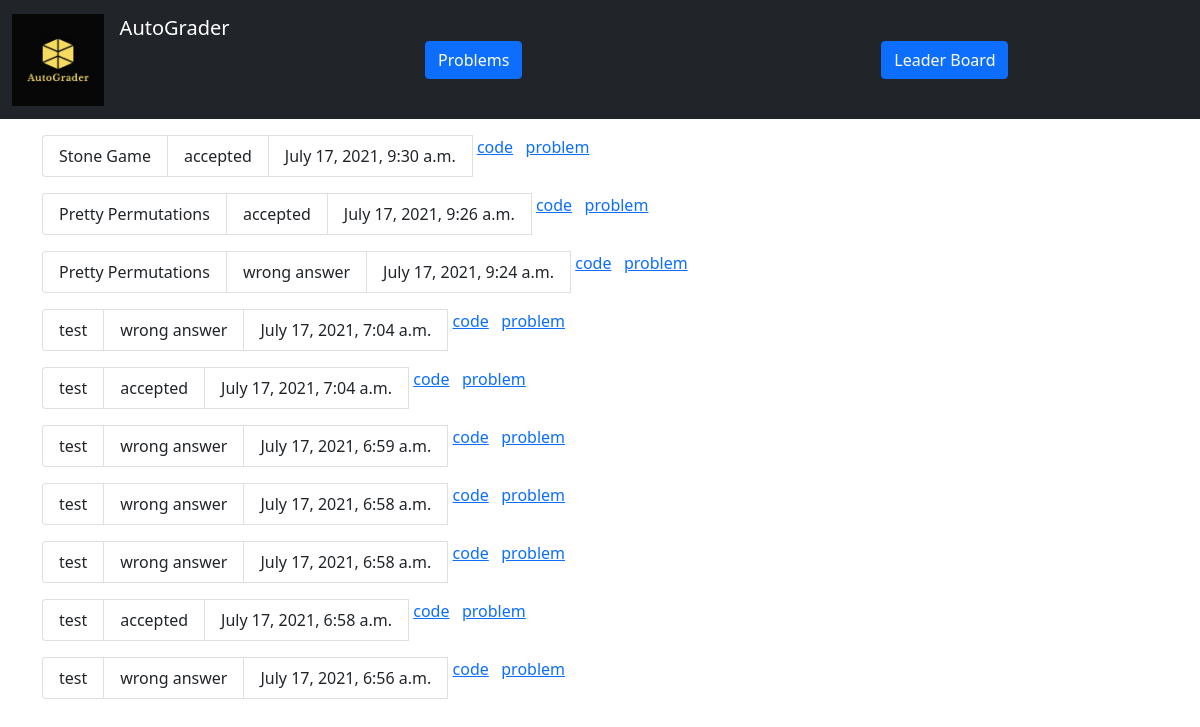
The page /leaderboard on the database as committed earlier.
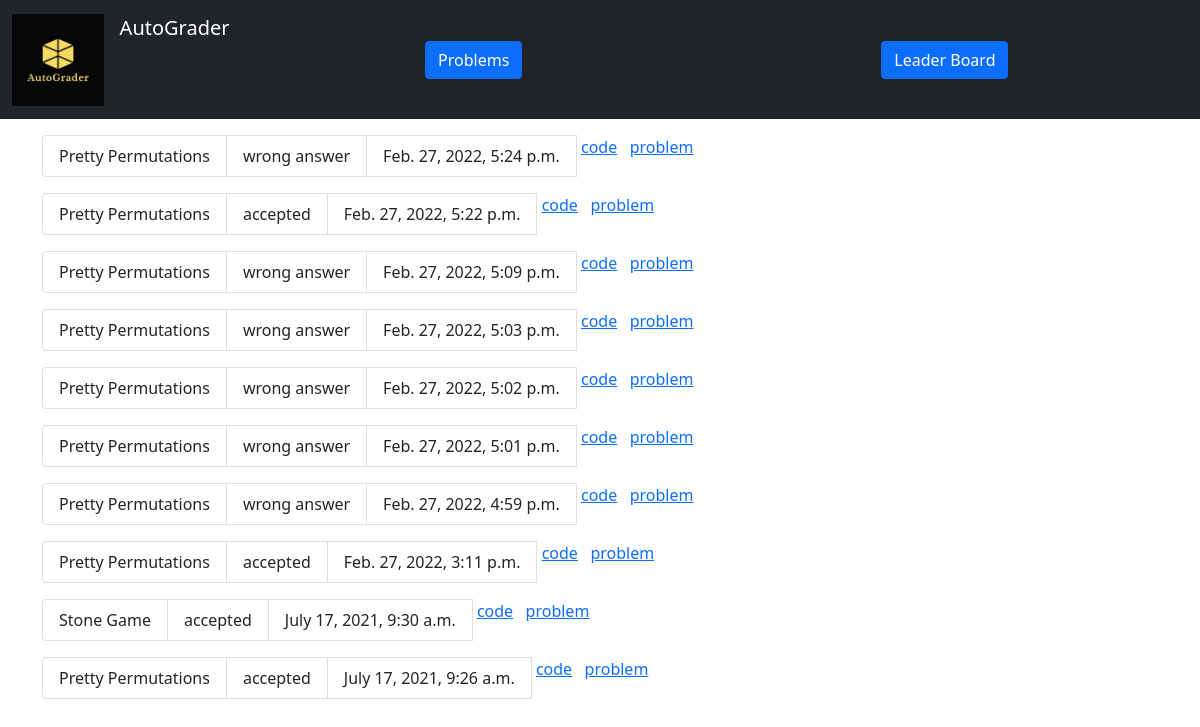
The same page on the database as committed later.
### home/models.py (models this page shows, shortened)
class Submission(models.Model):
    question_id = models.IntegerField()
    name = models.CharField(default="", max_length=100)
    code = models.TextField()
    verdict = models.CharField(max_length=12)
    datetime = models.DateTimeField(auto_now_add=True, blank=True)

### home/views.py (the view)
# urls.py: path('leaderboard', views.LeaderBoard, name='leaderboard')
def LeaderBoard(request):
    arr = Submission.objects.all()
    latest = []
    for i in reversed(arr):
        latest.append(i)
        if(len(latest) == 10):
            break
    context = {
        "results": latest
    }
    return render(request, 'leaderboard.html', context)

### templates/leaderboard.html (shortened to what this page needs)
{% extends 'base.html' %} {%block title%}Home{%endblock title%} {%block body%}
{% for i in results %}
<div class="container m-3 mx-auto">
  <ul class="list-group list-group-horizontal">
    <li class="list-group-item">{{i.name}}</li>
    <li class="list-group-item">{{i.verdict}}</li>
    <li class="list-group-item">{{i.datetime}}</li>
    <a href="">code</a>
    <a href={% url 'problem' id=i.question_id %}>problem</a>
  </ul>
</div>
{% endfor %} {%endblock body%}

Rows that differ between the two databases and show on the page:
no longer on this page (row unchanged): Submission: name "Pretty Permutations", verdict "wrong answer", datetime "July 17, 2021, 9:24 a.m."
no longer on this page (row unchanged): Submission: name "test", verdict "wrong answer", datetime "July 17, 2021, 7:04 a.m."
no longer on this page (row unchanged): Submission: name "test", verdict "accepted", datetime "July 17, 2021, 7:04 a.m."
no longer on this page (row unchanged): Submission: name "test", verdict "wrong answer", datetime "July 17, 2021, 6:59 a.m."
no longer on this page (row unchanged): Submission: name "test", verdict "wrong answer", datetime "July 17, 2021, 6:58 a.m."
no longer on this page (row unchanged): Submission: name "test", verdict "wrong answer", datetime "July 17, 2021, 6:58 a.m."
no longer on this page (row unchanged): Submission: name "test", verdict "accepted", datetime "July 17, 2021, 6:58 a.m."
no longer on this page (row unchanged): Submission: name "test", verdict "wrong answer", datetime "July 17, 2021, 6:56 a.m."
added Submission: name "Pretty Permutations", verdict "wrong answer", datetime "Feb. 27, 2022, 5:24 p.m."
added Submission: name "Pretty Permutations", verdict "accepted", datetime "Feb. 27, 2022, 5:22 p.m."
added Submission: name "Pretty Permutations", verdict "wrong answer", datetime "Feb. 27, 2022, 5:09 p.m."
added Submission: name "Pretty Permutations", verdict "wrong answer", datetime "Feb. 27, 2022, 5:03 p.m."
added Submission: name "Pretty Permutations", verdict "wrong answer", datetime "Feb. 27, 2022, 5:02 p.m."
added Submission: name "Pretty Permutations", verdict "wrong answer", datetime "Feb. 27, 2022, 5:01 p.m."
added Submission: name "Pretty Permutations", verdict "wrong answer", datetime "Feb. 27, 2022, 4:59 p.m."
added Submission: name "Pretty Permutations", verdict "accepted", datetime "Feb. 27, 2022, 3:11 p.m."
